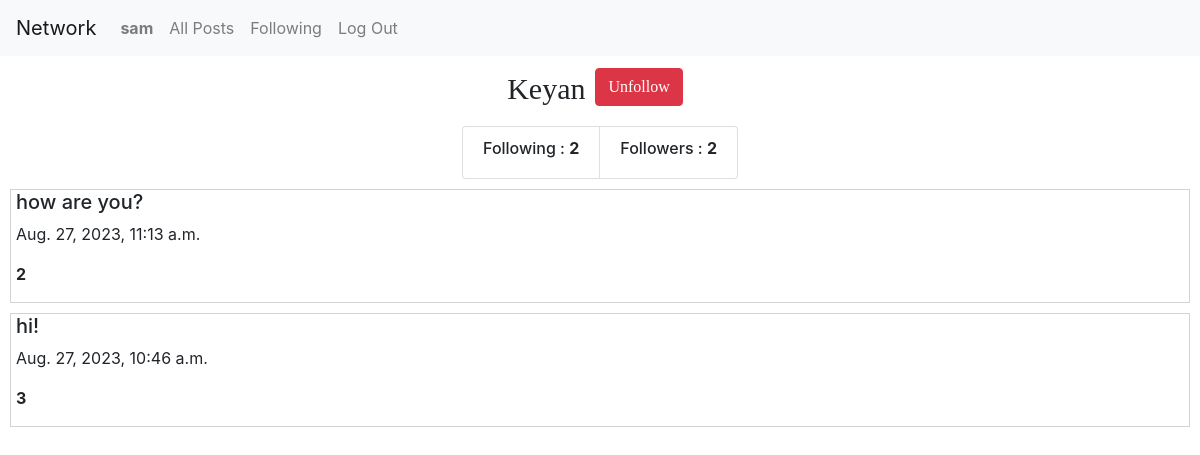
The page /profile/4 (signed in) on the database its author committed.
### network/models.py (models this page shows, shortened)
class User(AbstractUser):
    pass

class Post(models.Model):
    creater = models.ForeignKey(User, related_name='my_name', on_delete=models.CASCADE)
    content = models.CharField(max_length=255)
    liked = models.ManyToManyField(User, related_name='liked_users_or_post' ,blank=True, null=True)
    time = models.DateTimeField(auto_now_add=True)

### network/views.py (the view)
# urls.py: path("profile/<id>", views.profile, name="profile"),
def profile(request, id):
    u = User.objects.get(pk = id)
    user = request.user
    same = u == user
    all_posts = Post.objects.filter(creater = u).order_by('time').reverse()
    p = Paginator(all_posts, 10)
    page_no = request.GET.get('page')
    posts = p.get_page(page_no)
    fowings = Follow.objects.filter(following = id)
    fowers = Follow.objects.filter(me = id)
    if Follow.objects.filter(following = u, me = user):
        s = True
    else:
        s = False
    return render(request, "network/profile.html", {
            "posts": posts,
            "usr" : u,
            'fg' : fowings,
            'fr' : fowers,
            'u' : same,
            's' : s
        })

### network/templates/network/profile.html (shortened to what this page needs)
{% extends "network/layout.html" %}
{% block body %}
<div class='user_name'>{{usr}}
{% if u == False and s == True %}
<form action='{% url 'unfollow' usr.id %}' method='post'>
    <div id='follow'>
        <button class='btn btn-danger'>Unfollow</button>
    </div>
</form>
{% endif %}
</div>
<div id='foll'>
    <ul class="list-group list-group-horizontal">
        <li class="list-group-item"><h6>Following : <b>{{fr.count}}</b><h6></li>
        <li class="list-group-item"><h6>Followers : <b>{{fg.count}}</b><h6></li>
      </ul>
</div>
{% for post in posts %}
<div class="posts">
<h5 id='content_{{post.id}}'>{{post.content}}</h5>
<p>{{post.time}}</p>
<p><b>{{post.liked.count}}</b></p>
</div>
</div>
{% endfor %}
{% endblock %}

### network/templates/network/layout.html (shortened to what this page needs)
{% load static %}
<!DOCTYPE html>
<html lang="en">
    <head>
        <link rel="stylesheet" href="https://stackpath.bootstrapcdn.com/bootstrap/4.4.1/css/bootstrap.min.css">
        <link href="{% static 'network/styles.css' %}" rel="stylesheet">
        <link rel="stylesheet" href="https://cdnjs.cloudflare.com/ajax/libs/font-awesome/4.7.0/css/font-awesome.min.css">
    </head>
    <body>
        <nav class="navbar navbar-expand-lg navbar-light bg-light">
            <a class="navbar-brand" href="#">Network</a>
            <div>
              <ul class="navbar-nav mr-auto">
                {% if user.is_authenticated %}
                    <li class="nav-item">
                        <a class="nav-link" href="{% url 'profile' user.id %}"><strong>{{ user.username }}</strong></a>
                    </li>
                {% endif %}
                <li class="nav-item">
                  <a class="nav-link" href="{% url 'index' %}">All Posts</a>
                </li>
                {% if user.is_authenticated %}
                    <li class="nav-item">
                        <a class="nav-link" href="{% url 'following' %}">Following</a>
                    </li>
                    <li class="nav-item">
                        <a class="nav-link" href="{% url 'logout' %}">Log Out</a>
                    </li>
                {% endif %}
              </ul>
            </div>
          </nav>
        <div class="body">
            {% block body %}
            {% endblock %}
    </body>
</html>

### network/static/network/styles.css (style rules this page uses)
.btn { margin: 0 10px 10px; }
.posts { display : flex; flex-direction: column; padding : 0px 5px; border : 1px solid lightgray; margin : 10px; }
.user_name { display : flex; justify-content: center; flex-direction: row; margin: 10px; font-family: initial; font-size: 30px; }
#foll { display : flex; flex-direction: row; justify-content: center; }

### rows shown on the page
User: username "sam"
User: username "Keyan"
Post: content "how are you?", time "Aug. 27, 2023, 11:13 a.m.", liked.count "2"
Post: content "hi!", time "Aug. 27, 2023, 10:46 a.m.", liked.count "3"

### other values the page prints
{{ fr.count }} "2"
{{ fg.count }} "2"
